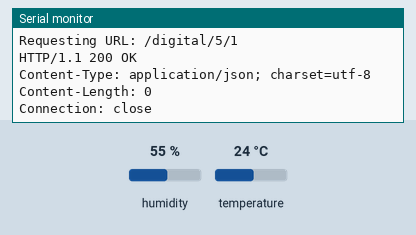
Recording of a sketch running on a simulated ESP8266 (NodeMCU). Parts: the last lines printed to the serial monitor. Inputs (shaded band) come from the test bench; at power-on: temperature 24 °C, humidity 55 %. WiFi joins after 1.5 s; servers stay silent unless stated; uploads are accepted with an empty reply.

Above: at 2.7 s.
2.8 s: temperature set to 12 °C
At 3.3 s:
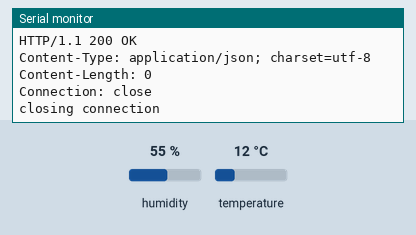
15.7 s: temperature set to 19 °C
At 24.46 s:
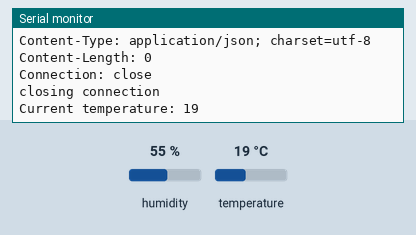

Measured:
- after the input at 15.7 s, the serial monitor: prints a new line after 8.6 s (image 2)

The sketch:

thermostat_control.ino
```cpp
// Library
#include <ESP8266WiFi.h>
#include "DHT.h"

// WiFi parameters
const char* ssid = "your-wifi-name";
const char* password = "your-wifi-pass";

// DHT11 sensor pins
#define DHTPIN 14
#define DHTTYPE DHT11

// Initialize DHT sensor
DHT dht(DHTPIN, DHTTYPE, 15);

// Host
const char* host = "192.168.0.100";

// Thermostat control
int targetTemperature = 30;
int tolerance = 1;

void setup() {

   // Init DHT
  dht.begin();

  // Setup
  Serial.begin(115200);

  // Connect to WiFi
  Serial.println();
  Serial.println();
  Serial.print("Connecting to ");
  Serial.println(ssid);

  WiFi.begin(ssid, password);

  while (WiFi.status() != WL_CONNECTED) {
    delay(500);
    Serial.print(".");
  }

  Serial.println("");
  Serial.println("WiFi connected");
  Serial.println("IP address: ");
  Serial.println(WiFi.localIP());

}

void loop() {

  // Reading temperature
  int temperature = dht.readTemperature();
  Serial.print("Current temperature: ");
  Serial.println(temperature);

  // Too hot
  if (temperature > (targetTemperature + tolerance)) {
    controlHeater(0);
  }

  // Too cold
  if (temperature < (targetTemperature - tolerance)) {
    controlHeater(1);
  }

  // Wait 10 seconds
  delay(10 * 1000);

}

void controlHeater(int state) {

  // Use WiFiClient class to create TCP connections
  WiFiClient client;
  const int httpPort = 80;
  if (!client.connect(host, httpPort)) {
    Serial.println("connection failed");
    return;
  }

  // We now create a URI for the request
  String url = "/digital/5/" + String(state);

  Serial.print("Requesting URL: ");
  Serial.println(url);

  // This will send the request to the server
  client.print(String("GET ") + url + " HTTP/1.1\r\n" +
               "Host: " + host + "\r\n" +
               "Connection: close\r\n\r\n");
  delay(100);

  // Read all the lines of the reply from server and print them to Serial
  while(client.available()){
    String line = client.readStringUntil('\r');
    Serial.print(line);
  }

  Serial.println();
  Serial.println("closing connection");

}
```
